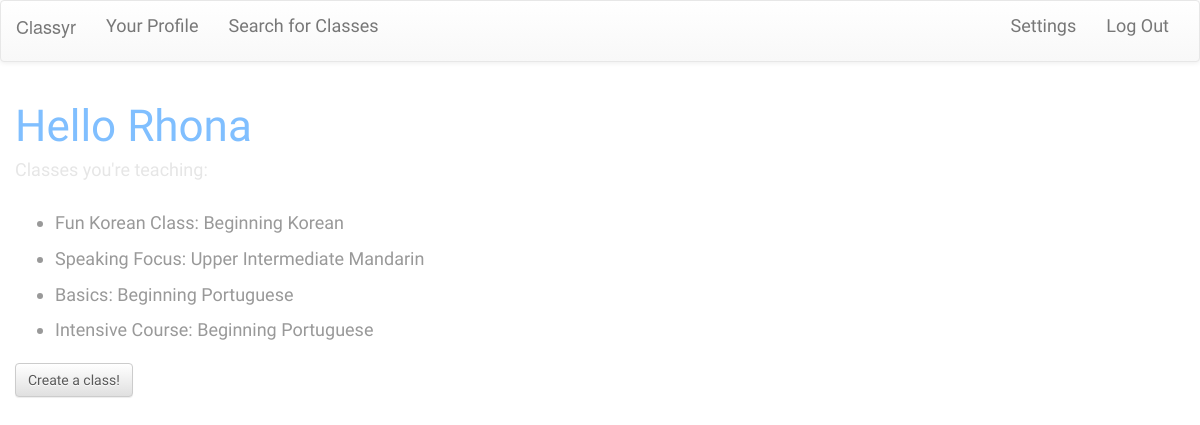
The page /profile/Rhona (signed in) on the database its author committed.
### model.py (models this page shows)
class User(db.Model):
    __tablename__ = "users"
    user_id = db.Column(db.Integer, primary_key=True, autoincrement=True)
    username = db.Column(db.String(40), nullable=False)
    email = db.Column(db.String(100), nullable=False)
    password = db.Column(db.String(30), nullable=False)
    fname = db.Column(db.String(60))
    lname = db.Column(db.String(100))
    is_teacher = db.Column(db.Boolean, nullable=False)
    image = db.Column(db.String(150))
    bio = db.Column(db.String(300))
    def __repr__(self):
        return "<User user_id={} email={}>".format(self.user_id, self.email)

class Classroom(db.Model):
    __tablename__ = "classes"
    class_id = db.Column(db.Integer, autoincrement=True, primary_key=True)
    class_name = db.Column(db.String(35), nullable=False)
    language = db.Column(db.String(40), nullable=False)
    level = db.Column(db.String, nullable=False)
    cost = db.Column(db.Integer, nullable=True)
    per_time = db.Column(db.String, nullable=False)
    base_price = db.Column(db.Float)
    min_students = db.Column(db.Integer, nullable=False)
    max_students = db.Column(db.Integer, nullable=False)
    address = db.Column(db.String, nullable=True)
    class_days = db.Column(db.String, nullable=False)
    start_date = db.Column(db.DateTime, nullable=False)
    end_date = db.Column(db.DateTime, nullable=True)
    start_time = db.Column(db.DateTime, nullable=False)
    end_time = db.Column(db.DateTime, nullable=False)
    rating = db.Column(db.Integer, nullable=True)
    rating_count = db.Column(db.Integer)
    create_date = db.Column(db.DateTime)
    c_count = db.Column(db.Integer)
    hide_reviews = db.Column(db.Boolean, default=0)
    def __repr__(self):
        return "<Class class_id={} language={}>".format(self.class_id, self.language)

### server.py (the view)
@app.route('/profile/<user_username>')
def profile(user_username):
    session_id = session["user_id"]
    print "session_id"
    print session_id
    user_email = db.session.query(User).filter(User.user_id == session_id).first()
    print "user_email"
    print user_email
    user_classes = db.session.query(Classroom).join(ClassUser).filter(ClassUser.user_id == session_id).all()
    print user_classes
    print "bonitinha"
    return render_template("profile.html", user_email=user_email, user_classes=user_classes, user_username=user_username)

### templates/profile.html (shortened to what this page needs)
{% extends 'base.html' %}
{% block body %}
<div id="basic-class" class="col-sm-6 col-md-5 col-lg-6">
<h1>Hello {{ user_email.fname }}</h1>
{% if user_email.is_teacher == 1 %}
<h5>Classes you're teaching:</h5>
<br>
<ul id="users-classes">
{% for item in user_classes %}
<a href="/enrolled-in/{{ item.class_id }}"><li>{{ item.class_name }}: {{ item.level }} {{ item.language }}</li></a>
{% endfor %}
</ul>
{% endif %}
{% if user_email.is_teacher == 1 %}
<a href="/create-class"><button id="create-class" class="btn btn-default">Create a class!</button></a>
{% endif %}
</div>
{% endblock %}

### static/project.css (style rules this page uses)
body { background-image: url(/static/stardust.png) }
h1 { font-family: 'Courgette', cursive; font-size: 44px; color: #80bfff; }
h5 { font-family: 'PT Sans', sans-serif; font-size: 18px; color: #e6e6e6; }
li { font-family: 'PT Sans', sans-serif; font-size: 18px; color: #999999; padding-bottom: 10px; }
.btn-default { font-family: 'Courgette', cursive; color: #595959; }

### rows shown on the page
User: fname "Rhona"
Classroom: class_name "Fun Korean Class", level "Beginning", language "Korean"
Classroom: class_name "Speaking Focus", level "Upper Intermediate", language "Mandarin"
Classroom: class_name "Basics", level "Beginning", language "Portuguese"
Classroom: class_name "Intensive Course", level "Beginning", language "Portuguese"
